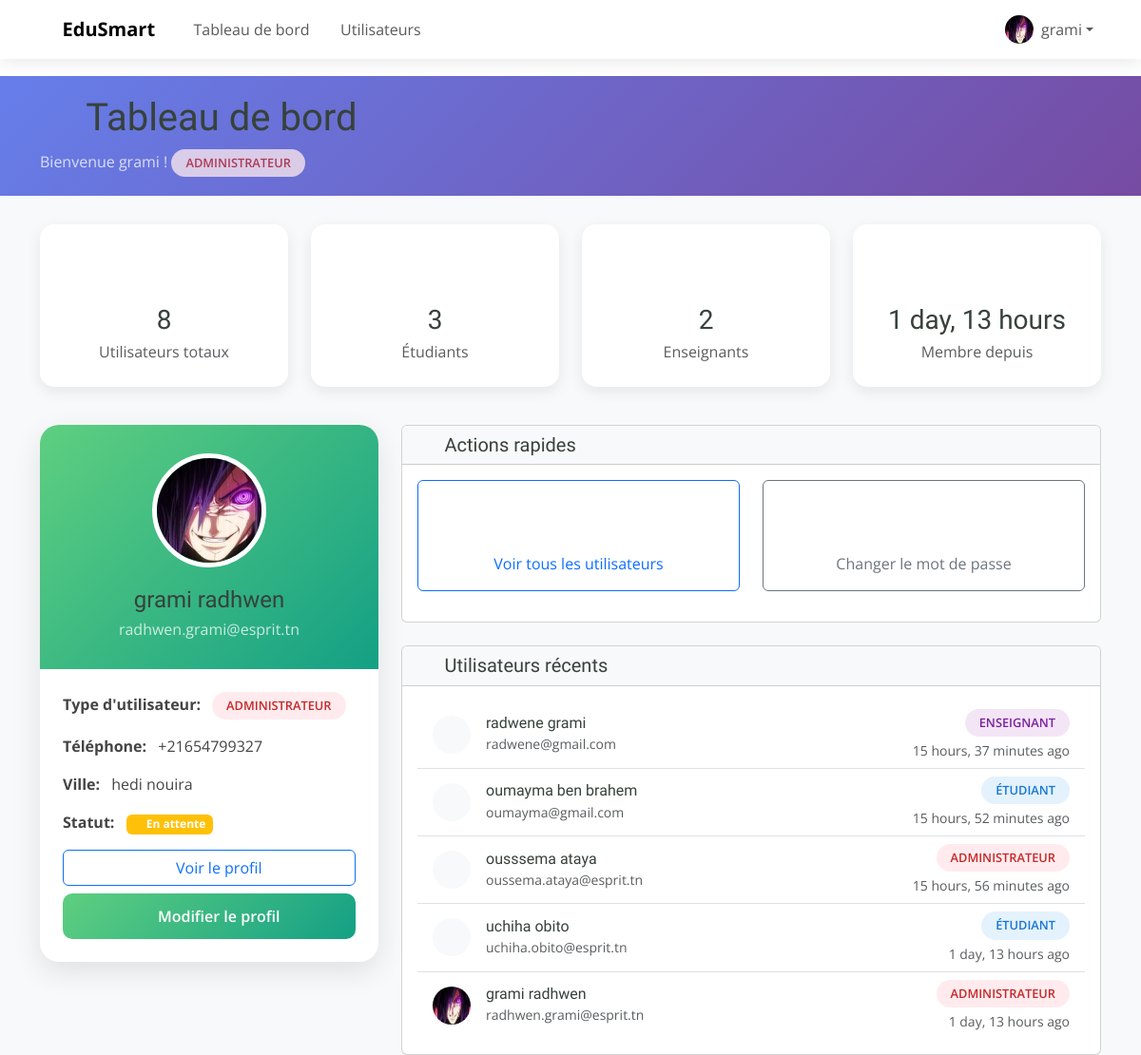
Page /accounts/dashboard/ (signed in) on the committed database.
### accounts/models.py (models this page shows, shortened)
class CustomUser(AbstractUser):
    USER_TYPE_CHOICES = [
        ('student', 'Étudiant'),
        ('teacher', 'Enseignant'),
        ('admin', 'Administrateur'),
    ]
    user_type = models.CharField(
        max_length=10,
        choices=USER_TYPE_CHOICES,
        default='student',
        verbose_name='Type d\'utilisateur'
    )
    phone_regex = RegexValidator(
        regex=r'^\+?1?\d{9,15}$',
        message="Le numéro de téléphone doit être au format: '+999999999'. Jusqu'à 15 chiffres autorisés."
    )
    phone_number = models.CharField(
        validators=[phone_regex],
        max_length=17,
        blank=True,
        verbose_name='Numéro de téléphone'
    )
    date_of_birth = models.DateField(
        null=True,
        blank=True,
        verbose_name='Date de naissance'
    )
    profile_picture = models.ImageField(
        upload_to='profile_pics/',
        blank=True,
        null=True,
        verbose_name='Photo de profil'
    )
    bio = models.TextField(
        max_length=500,
        blank=True,
        verbose_name='Biographie'
    )
    address = models.CharField(
        max_length=255,
        blank=True,
        verbose_name='Adresse'
    )
    city = models.CharField(
        max_length=100,
        blank=True,
        verbose_name='Ville'
    )
    country = models.CharField(
        max_length=100,
        blank=True,
        verbose_name='Pays'
    )
    is_verified = models.BooleanField(
        default=False,
        verbose_name='Compte vérifié'
    )
    created_at = models.DateTimeField(
        auto_now_add=True,
        verbose_name='Date de création'
    )
    updated_at = models.DateTimeField(
        auto_now=True,
        verbose_name='Dernière modification'
    )
    class Meta:
        verbose_name = 'Utilisateur'
        verbose_name_plural = 'Utilisateurs'
        ordering = ['-created_at']
    @property
    def full_name(self):
        return f"{self.first_name} {self.last_name}".strip()

### accounts/views.py (the view)
# urls.py: path('dashboard/', views.dashboard_view, name='dashboard'),
@login_required
def dashboard_view(request):
    user = request.user
    context = {
        'user': user,
        'total_users': User.objects.count(),
        'students_count': User.objects.filter(user_type='student').count(),
        'teachers_count': User.objects.filter(user_type='teacher').count(),
        'recent_users': User.objects.order_by('-created_at')[:5],
    }
    return render(request, 'accounts/dashboard.html', context)

### accounts/templates/accounts/dashboard.html (shortened to what this page needs)
{% extends 'accounts/base.html' %}
{% block content %}
<div class="dashboard-container">
    <div class="dashboard-header">
        <div class="container">
            <div class="row align-items-center">
                <div class="col-md-8">
                    <h1 class="mb-0">
                        <i class="bi bi-speedometer2 me-2"></i>
                        Tableau de bord
                    </h1>
                    <p class="mb-0 mt-2 opacity-75">
                        Bienvenue {{ user.first_name|default:user.username }} !
                        <span class="user-type-badge user-type-{{ user.user_type }}">
                            {{ user.get_user_type_display }}
                        </span>
                    </p>
                </div>
                <div class="col-md-4 text-md-end">
                    <div class="text-white-50">
                        <i class="bi bi-calendar3 me-1"></i>
                    </div>
                </div>
            </div>
        </div>
    </div>
    <div class="container">
        <div class="row mb-4">
            <div class="col-md-3 mb-3">
                <div class="stats-card text-center">
                    <div class="display-6 text-primary mb-2">
                        <i class="bi bi-people-fill"></i>
                    </div>
                    <h3 class="mb-1">{{ total_users }}</h3>
                    <p class="text-muted mb-0">Utilisateurs totaux</p>
                </div>
            </div>
            <div class="col-md-3 mb-3">
                <div class="stats-card text-center">
                    <div class="display-6 text-info mb-2">
                        <i class="bi bi-mortarboard-fill"></i>
                    </div>
                    <h3 class="mb-1">{{ students_count }}</h3>
                    <p class="text-muted mb-0">Étudiants</p>
                </div>
            </div>
            <div class="col-md-3 mb-3">
                <div class="stats-card text-center">
                    <div class="display-6 text-success mb-2">
                        <i class="bi bi-person-workspace"></i>
                    </div>
                    <h3 class="mb-1">{{ teachers_count }}</h3>
                    <p class="text-muted mb-0">Enseignants</p>
                </div>
            </div>
            <div class="col-md-3 mb-3">
                <div class="stats-card text-center">
                    <div class="display-6 text-warning mb-2">
                        <i class="bi bi-calendar-check"></i>
                    </div>
                    <h3 class="mb-1">{{ user.created_at|timesince }}</h3>
                    <p class="text-muted mb-0">Membre depuis</p>
                </div>
            </div>
        </div>
        <div class="row">
            <div class="col-lg-4 mb-4">
                <div class="profile-card">
                    <div class="profile-header">
                        {% if user.profile_picture %}
                            <img src="{{ user.profile_picture.url }}" alt="Profile" class="profile-avatar">
                        {% else %}
                            <div class="profile-avatar d-flex align-items-center justify-content-center bg-light">
                                <i class="bi bi-person-fill display-4 text-muted"></i>
                            </div>
                        {% endif %}
                        <h4 class="mb-1">{{ user.full_name|default:user.username }}</h4>
                        <p class="mb-0 opacity-75">{{ user.email }}</p>
                    </div>
                    <div class="p-4">
                        <div class="mb-3">
                            <strong>Type d'utilisateur:</strong>
                            <span class="user-type-badge user-type-{{ user.user_type }} ms-2">
                                {{ user.get_user_type_display }}
                            </span>
                        </div>
                        {% if user.phone_number %}
                        <div class="mb-3">
                            <strong>Téléphone:</strong>
                            <span class="ms-2">{{ user.phone_number }}</span>
                        </div>
                        {% endif %}
                        {% if user.city %}
                        <div class="mb-3">
                            <strong>Ville:</strong>
                            <span class="ms-2">{{ user.city }}</span>
                        </div>
                        {% endif %}
                        <div class="mb-3">
                            <strong>Statut:</strong>
                            {% if user.is_verified %}
                                <span class="badge bg-success ms-2">
                                    <i class="bi bi-check-circle me-1"></i>Vérifié
                                </span>
                            {% else %}
                                <span class="badge bg-warning ms-2">
                                    <i class="bi bi-clock me-1"></i>En attente
                                </span>
                            {% endif %}
                        </div>
                        <div class="d-grid gap-2">
                            <a href="{% url 'accounts:profile' %}" class="btn btn-outline-primary">
                                <i class="bi bi-eye me-2"></i>Voir le profil
                            </a>
                            <a href="{% url 'accounts:edit_profile' %}" class="btn btn-primary">
                                <i class="bi bi-pencil me-2"></i>Modifier le profil
                            </a>
                        </div>
                    </div>
                </div>
            </div>
            <div class="col-lg-8">
                <div class="card mb-4">
                    <div class="card-header bg-light">
                        <h5 class="mb-0">
                            <i class="bi bi-lightning-fill me-2"></i>
                            Actions rapides
                        </h5>
                    </div>
                    <div class="card-body">
                        <div class="row">
                            <div class="col-md-6 mb-3">
                                <a href="{% url 'accounts:users_list' %}" class="btn btn-outline-primary w-100 py-3">
                                    <i class="bi bi-people display-6 d-block mb-2"></i>
                                    Voir tous les utilisateurs
                                </a>
                            </div>
                            <div class="col-md-6 mb-3">
                                <a href="{% url 'accounts:change_password' %}" class="btn btn-outline-secondary w-100 py-3">
                                    <i class="bi bi-shield-lock display-6 d-block mb-2"></i>
                                    Changer le mot de passe
                                </a>
                            </div>
                        </div>
                    </div>
                </div>
                <div class="card">
                    <div class="card-header bg-light">
                        <h5 class="mb-0">
                            <i class="bi bi-clock-history me-2"></i>
                            Utilisateurs récents
                        </h5>
                    </div>
                    <div class="card-body">
                        {% if recent_users %}
                            <div class="list-group list-group-flush">
                                {% for recent_user in recent_users %}
                                <div class="list-group-item d-flex align-items-center">
                                    {% if recent_user.profile_picture %}
                                        <img src="{{ recent_user.profile_picture.url }}" alt="Profile" class="rounded-circle me-3" width="40" height="40">
                                    {% else %}
                                        <div class="bg-light rounded-circle me-3 d-flex align-items-center justify-content-center" style="width: 40px; height: 40px;">
                                            <i class="bi bi-person-fill text-muted"></i>
                                        </div>
                                    {% endif %}
                                    <div class="flex-grow-1">
                                        <h6 class="mb-0">{{ recent_user.full_name|default:recent_user.username }}</h6>
                                        <small class="text-muted">{{ recent_user.email }}</small>
                                    </div>
                                    <div class="text-end">
                                        <span class="user-type-badge user-type-{{ recent_user.user_type }}">
                                            {{ recent_user.get_user_type_display }}
                                        </span>
                                        <div class="small text-muted mt-1">
                                            {{ recent_user.created_at|timesince }} ago
                                        </div>
                                    </div>
                                </div>
                                {% endfor %}
                            </div>
                        {% else %}
                            <div class="text-center py-4">
                                <i class="bi bi-people display-4 text-muted mb-3"></i>
                                <p class="text-muted">Aucun utilisateur récent</p>
                            </div>
                        {% endif %}
                    </div>
                </div>
            </div>
        </div>
    </div>
</div>
{% endblock %}

### accounts/templates/accounts/base.html (shortened to what this page needs)
{% load static %}
<!DOCTYPE html>
<html lang="fr">
<head>
    <link href="{% static 'vendor/bootstrap/css/bootstrap.min.css' %}" rel="stylesheet">
    <link href="{% static 'vendor/bootstrap-icons/bootstrap-icons.css' %}" rel="stylesheet">
    <link href="{% static 'vendor/aos/aos.css' %}" rel="stylesheet">
    <link href="{% static 'css/main.css' %}" rel="stylesheet">
</head>
<body>
    {% if user.is_authenticated %}
        <nav class="navbar navbar-expand-lg navbar-custom fixed-top">
            <div class="container">
                <a class="navbar-brand fw-bold" href="{% url 'accounts:dashboard' %}">
                    <i class="bi bi-mortarboard-fill me-2"></i>EduSmart
                </a>
                <div class="collapse navbar-collapse" id="navbarNav">
                    <ul class="navbar-nav me-auto">
                        <li class="nav-item">
                            <a class="nav-link" href="{% url 'accounts:dashboard' %}">
                                <i class="bi bi-speedometer2 me-1"></i>Tableau de bord
                            </a>
                        </li>
                        <li class="nav-item">
                            <a class="nav-link" href="{% url 'accounts:users_list' %}">
                                <i class="bi bi-people me-1"></i>Utilisateurs
                            </a>
                        </li>
                    </ul>
                    <ul class="navbar-nav">
                        <li class="nav-item dropdown">
                            <a class="nav-link dropdown-toggle d-flex align-items-center" href="#" role="button" data-bs-toggle="dropdown">
                                {% if user.profile_picture %}
                                    <img src="{{ user.profile_picture.url }}" alt="Profile" class="rounded-circle me-2" width="30" height="30">
                                {% else %}
                                    <i class="bi bi-person-circle me-2"></i>
                                {% endif %}
                                {{ user.first_name|default:user.username }}
                            </a>
                        </li>
                    </ul>
                </div>
            </div>
        </nav>
        <div style="margin-top: 80px;">
    {% endif %}
    {% block content %}{% endblock %}
    {% if user.is_authenticated %}
        </div>
    {% endif %}
</body>
</html>

### accounts/templates/accounts/base.html (style rules this page uses)
.btn-primary { background: linear-gradient(135deg, #5fcf80 0%, #14a085 100%); border: none; border-radius: 10px; padding: 12px 30px; font-weight: 600; transition: all 0.3s ease; }
.dashboard-container { background-color: #f8f9fa; min-height: 100vh; }
.dashboard-header { background: linear-gradient(135deg, #667eea 0%, #764ba2 100%); color: white; padding: 20px 0; margin-bottom: 30px; }
.stats-card { background: white; border-radius: 15px; padding: 25px; box-shadow: 0 5px 15px rgba(0, 0, 0, 0.08); border: none; transition: transform 0.3s ease; }
.profile-card { background: white; border-radius: 20px; overflow: hidden; box-shadow: 0 10px 30px rgba(0, 0, 0, 0.1); }
.profile-header { background: linear-gradient(135deg, #5fcf80 0%, #14a085 100%); color: white; padding: 30px; text-align: center; }
.profile-avatar { width: 120px; height: 120px; border-radius: 50%; border: 5px solid white; margin: 0 auto 20px; display: block; object-fit: cover; }
.user-type-badge { display: inline-block; padding: 5px 15px; border-radius: 20px; font-size: 0.8rem; font-weight: 600; text-transform: uppercase; }
.user-type-student { background-color: #e3f2fd; color: #1976d2; }
.user-type-teacher { background-color: #f3e5f5; color: #7b1fa2; }
.user-type-admin { background-color: #ffebee; color: #c62828; }
.navbar-custom { background: rgba(255, 255, 255, 0.95); backdrop-filter: blur(10px); box-shadow: 0 2px 20px rgba(0, 0, 0, 0.1); }

### rows in the picture
CustomUser: profile_picture (picture), first_name "grami", user_type "ADMINISTRATEUR", created_at "1 day, 13 hours", full_name "grami radhwen", email "radhwen.grami@esprit.tn", phone_number "+21654799327", city "hedi nouira"
CustomUser: full_name "radwene grami", email "radwene@gmail.com", user_type "ENSEIGNANT", created_at "15 hours, 37 minutes"
CustomUser: full_name "oumayma ben brahem", email "oumayma@gmail.com", user_type "ÉTUDIANT", created_at "15 hours, 52 minutes"
CustomUser: full_name "ousssema ataya", email "oussema.ataya@esprit.tn", user_type "ADMINISTRATEUR", created_at "15 hours, 56 minutes"
CustomUser: full_name "uchiha obito", email "uchiha.obito@esprit.tn", user_type "ÉTUDIANT", created_at "1 day, 13 hours"

### other values in the picture
{{ total_users }} "8"
{{ students_count }} "3"
{{ teachers_count }} "2"
